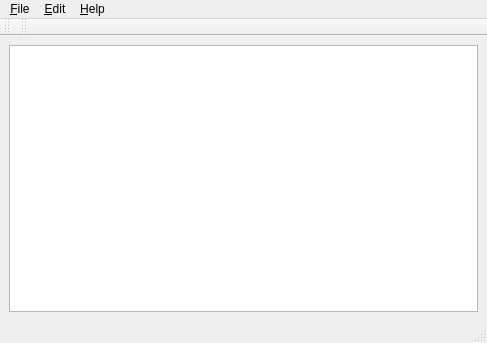
<?xml version="1.0" encoding="UTF-8"?>
<ui version="4.0">
 <class>mymoviesmw</class>
 <widget class="QMainWindow" name="mymoviesmw">
  <property name="geometry">
   <rect>
    <x>0</x>
    <y>0</y>
    <width>487</width>
    <height>343</height>
   </rect>
  </property>
  <property name="windowTitle">
   <string>MyMovies</string>
  </property>
  <widget class="QWidget" name="centralwidget">
   <layout class="QVBoxLayout" name="verticalLayout">
    <item>
     <widget class="QTableWidget" name="tableWidget"/>
    </item>
   </layout>
  </widget>
  <widget class="QMenuBar" name="menubar">
   <property name="geometry">
    <rect>
     <x>0</x>
     <y>0</y>
     <width>487</width>
     <height>23</height>
    </rect>
   </property>
   <widget class="QMenu" name="fileMenu">
    <property name="title">
     <string>&amp;File</string>
    </property>
   </widget>
   <widget class="QMenu" name="editMenu">
    <property name="title">
     <string>&amp;Edit</string>
    </property>
   </widget>
   <widget class="QMenu" name="helpMenu">
    <property name="title">
     <string>&amp;Help</string>
    </property>
   </widget>
   <addaction name="fileMenu"/>
   <addaction name="editMenu"/>
   <addaction name="helpMenu"/>
  </widget>
  <widget class="QStatusBar" name="statusbar"/>
  <widget class="QToolBar" name="leftToolBar">
   <property name="windowTitle">
    <string>toolBar</string>
   </property>
   <attribute name="toolBarArea">
    <enum>TopToolBarArea</enum>
   </attribute>
   <attribute name="toolBarBreak">
    <bool>false</bool>
   </attribute>
  </widget>
  <widget class="QToolBar" name="rightToolBar">
   <property name="windowTitle">
    <string>toolBar</string>
   </property>
   <attribute name="toolBarArea">
    <enum>TopToolBarArea</enum>
   </attribute>
   <attribute name="toolBarBreak">
    <bool>false</bool>
   </attribute>
  </widget>
 </widget>
 <resources/>
 <connections/>
</ui>
